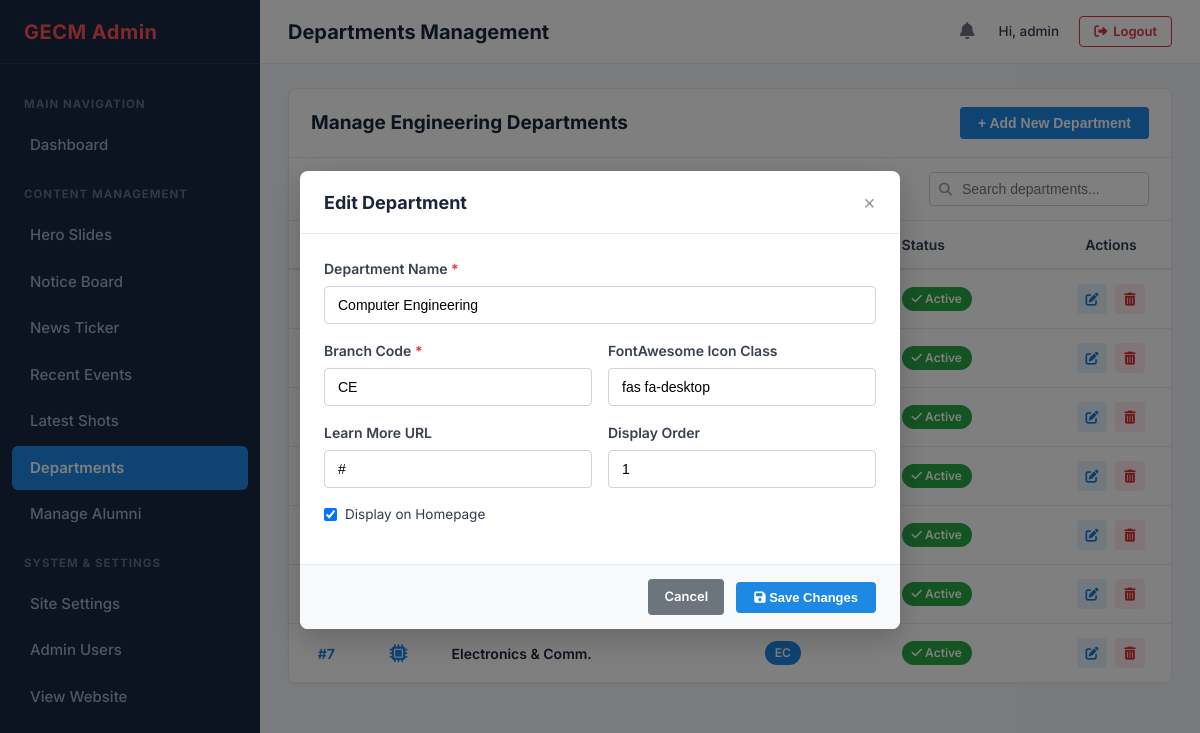
The app's page /admin/departments.php?edit=1 (signed in), older data.
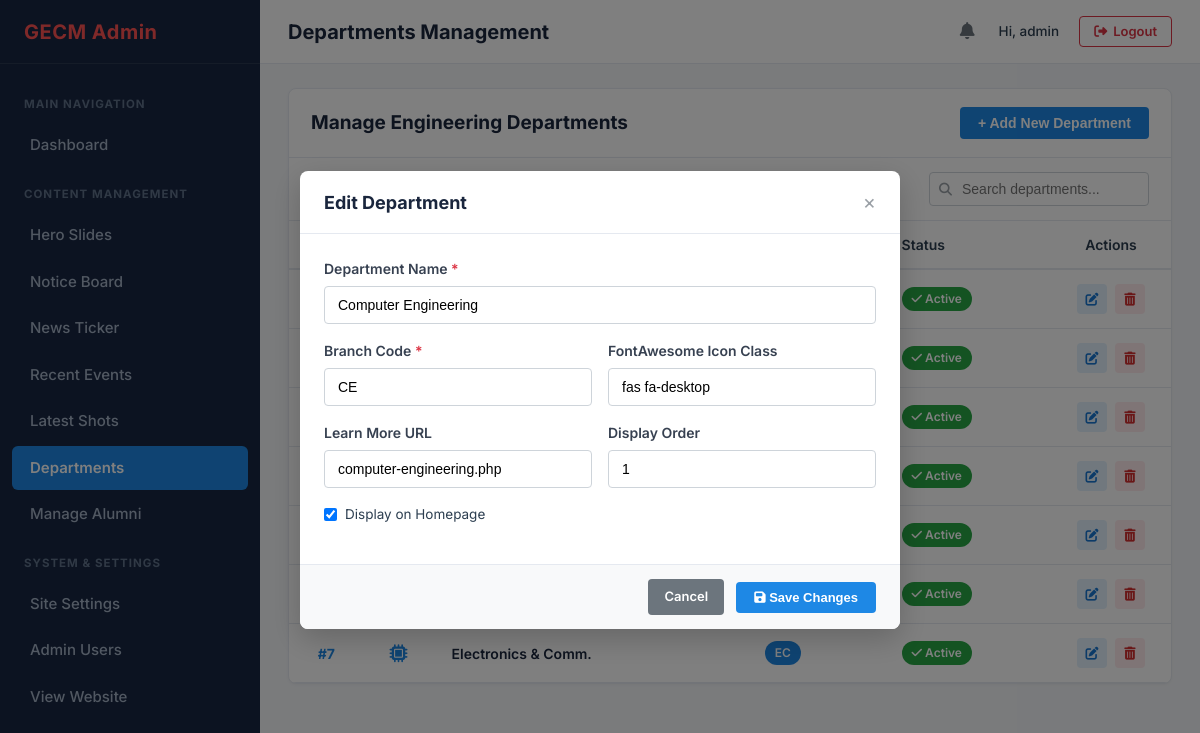
The same page, newer data.
### tables this page shows
CREATE TABLE IF NOT EXISTS `departments` (
    `id` INT AUTO_INCREMENT PRIMARY KEY,
    `name` VARCHAR(150) NOT NULL,
    `code` VARCHAR(20) NOT NULL UNIQUE,
    `icon_class` VARCHAR(100) NOT NULL DEFAULT 'fas fa-graduation-cap',
    `learn_more_url` VARCHAR(255) DEFAULT '#',
    `display_order` INT NOT NULL DEFAULT 0,
    `is_active` TINYINT(1) NOT NULL DEFAULT 1,
    `created_at` TIMESTAMP DEFAULT CURRENT_TIMESTAMP,
    INDEX `idx_dept_active` (`is_active`, `display_order`)
);

### admin/includes/auth.php (called while the page is built, shortened)
<?php
function getLoggedInAdmin() {
    return [
        'id'       => $_SESSION['admin_id'] ?? 1,
        'username' => $_SESSION['admin_username'] ?? 'admin',
        'role'     => $_SESSION['admin_role'] ?? 'super_admin'
    ];
}

### admin/departments.php (the view, shortened to what this page needs)
<?php
require_once __DIR__ . '/includes/auth.php';
$pdo = getDBConnection();
$editItem = null;
if (isset($_GET['edit'])) {
    $id = (int)$_GET['edit'];
    if ($id > 0) {
        $stmt = $pdo->prepare("SELECT * FROM departments WHERE id = ?");
        $stmt->execute([$id]);
        $editItem = $stmt->fetch();
    }
}
$departments = [];
if ($pdo) {
    $stmt = $pdo->query("SELECT * FROM departments ORDER BY display_order ASC, id ASC");
    $departments = $stmt->fetchAll();
}
$current_page = 'departments';
$page_title = 'Departments Management';
require_once __DIR__ . '/includes/header.php';
?>
<div class="admin-card">
    <div class="card-top">
        <div class="card-title-group">
            <h2 class="card-title">Manage Engineering Departments</h2>
        </div>
        <button type="button" class="btn-add-new" onclick="openModal('addDeptModal')">
            + Add New Department
        </button>
    </div>
    <div class="card-actions-row">
        <div class="card-filters" style="margin-left: auto;">
            <div class="search-input-group">
                <i class="fas fa-search"></i>
                <input type="text" class="search-input" placeholder="Search departments..." data-table-search="deptsTable">
            </div>
        </div>
    </div>
    <div class="table-responsive">
        <table class="admin-table" id="deptsTable">
            <thead>
                <tr>
                    <th style="width: 60px;">Order</th>
                    <th style="width: 70px;">Icon</th>
                    <th>Department Name</th>
                    <th>Code</th>
                    <th>Status</th>
                    <th style="width: 120px; text-align: center;">Actions</th>
                </tr>
            </thead>
            <tbody>
                <?php foreach ($departments as $row): ?>
                <tr data-status="<?= $row['is_active'] ? 'active' : 'inactive' ?>">
                    <td style="font-weight: 700; color: #1e88e5; text-align: center;">#<?= $row['display_order'] ?></td>
                    <td style="text-align: center; font-size: 18px; color: #1e88e5;">
                        <i class="<?= htmlspecialchars($row['icon_class']) ?>"></i>
                    </td>
                    <td style="font-weight: 600; color: #1a263d;">
                        <?= htmlspecialchars($row['name']) ?>
                    </td>
                    <td>
                        <span class="badge badge-primary"><?= htmlspecialchars($row['code']) ?></span>
                    </td>
                    <td>
                        <a href="departments.php?toggle=<?= $row['id'] ?>" title="Click to toggle status">
                            <?php if ($row['is_active']): ?>
                                <span class="badge badge-success"><i class="fas fa-check"></i> Active</span>
                            <?php else: ?>
                                <span class="badge badge-secondary"><i class="fas fa-eye-slash"></i> Inactive</span>
                            <?php endif; ?>
                        </a>
                    </td>
                    <td style="text-align: center;">
                        <div class="table-actions" style="justify-content: center;">
                            <a href="departments.php?edit=<?= $row['id'] ?>" class="btn-table-action btn-edit" title="Edit">
                                <i class="fas fa-edit"></i>
                            </a>
                            <a href="departments.php?delete=<?= $row['id'] ?>" class="btn-table-action btn-delete" title="Delete" onclick="return confirm('Delete this department?');">
                                <i class="fas fa-trash-alt"></i>
                            </a>
                        </div>
                    </td>
                </tr>
                <?php endforeach; ?>
            </tbody>
        </table>
    </div>
</div>
<?php if ($editItem): ?>
<div class="modal-overlay active" id="editDeptModal">
    <div class="modal-dialog">
        <div class="modal-header">
            <h3 class="modal-title">Edit Department</h3>
            <a href="departments.php" class="modal-close">&times;</a>
        </div>
        <form method="POST" action="departments.php">
            <div class="modal-body">
                <div class="form-group">
                    <label class="form-label" for="edit_name">Department Name <span class="required">*</span></label>
                    <input type="text" name="name" id="edit_name" class="form-control" value="<?= htmlspecialchars($editItem['name']) ?>" required>
                </div>
                <div class="form-row">
                    <div class="form-group">
                        <label class="form-label" for="edit_code">Branch Code <span class="required">*</span></label>
                        <input type="text" name="code" id="edit_code" class="form-control" value="<?= htmlspecialchars($editItem['code']) ?>" required>
                    </div>
                    <div class="form-group">
                        <label class="form-label" for="edit_icon_class">FontAwesome Icon Class</label>
                        <input type="text" name="icon_class" id="edit_icon_class" class="form-control" value="<?= htmlspecialchars($editItem['icon_class']) ?>" required>
                    </div>
                </div>
                <div class="form-row">
                    <div class="form-group">
                        <label class="form-label" for="edit_learn_more_url">Learn More URL</label>
                        <input type="text" name="learn_more_url" id="edit_learn_more_url" class="form-control" value="<?= htmlspecialchars($editItem['learn_more_url']) ?>">
                    </div>
                    <div class="form-group">
                        <label class="form-label" for="edit_display_order">Display Order</label>
                        <input type="number" name="display_order" id="edit_display_order" class="form-control" value="<?= $editItem['display_order'] ?>" min="1">
                    </div>
                </div>
                <div class="form-group">
                    <label class="form-check">
                        <input type="checkbox" name="is_active" value="1" <?= $editItem['is_active'] ? 'checked' : '' ?>>
                        <span>Display on Homepage</span>
                    </label>
                </div>
            </div>
            <div class="modal-footer">
                <a href="departments.php" class="btn-secondary">Cancel</a>
                <button type="submit" class="btn-primary"><i class="fas fa-save"></i> Save Changes</button>
            </div>
        </form>
    </div>
</div>
<?php endif; ?>
<?php require_once __DIR__ . '/includes/footer.php'; ?>

### admin/includes/header.php (shortened to what this page needs)
<?php
require_once __DIR__ . '/auth.php';
$admin = getLoggedInAdmin();
$current_page = $current_page ?? 'dashboard';
$page_title = $page_title ?? 'Dashboard Overview';
?>
<!DOCTYPE html>
<html lang="en">
<head>
    <link rel="stylesheet" href="https://cdnjs.cloudflare.com/ajax/libs/font-awesome/6.5.1/css/all.min.css">
    <link rel="stylesheet" href="css/admin.css">
</head>
<body>
    <div class="admin-layout">
        <aside class="admin-sidebar" id="adminSidebar">
            <div class="sidebar-header">
                <a href="dashboard.php" class="sidebar-brand">
                    GECM Admin
                </a>
            </div>
            <ul class="sidebar-menu">
                <li class="menu-category">Main Navigation</li>
                <li class="menu-item <?= ($current_page === 'dashboard') ? 'active' : '' ?>">
                    <a href="dashboard.php" class="menu-link">
                        <span>Dashboard</span>
                    </a>
                </li>
                <li class="menu-category">Content Management</li>
                <li class="menu-item <?= ($current_page === 'hero') ? 'active' : '' ?>">
                    <a href="hero.php" class="menu-link">
                        <span>Hero Slides</span>
                    </a>
                </li>
                <li class="menu-item <?= ($current_page === 'notices') ? 'active' : '' ?>">
                    <a href="notices.php" class="menu-link">
                        <span>Notice Board</span>
                    </a>
                </li>
                <li class="menu-item <?= ($current_page === 'ticker') ? 'active' : '' ?>">
                    <a href="ticker.php" class="menu-link">
                        <span>News Ticker</span>
                    </a>
                </li>
                <li class="menu-item <?= ($current_page === 'events') ? 'active' : '' ?>">
                    <a href="events.php" class="menu-link">
                        <span>Recent Events</span>
                    </a>
                </li>
                <li class="menu-item <?= ($current_page === 'shots') ? 'active' : '' ?>">
                    <a href="shots.php" class="menu-link">
                        <span>Latest Shots</span>
                    </a>
                </li>
                <li class="menu-item <?= ($current_page === 'departments') ? 'active' : '' ?>">
                    <a href="departments.php" class="menu-link">
                        <span>Departments</span>
                    </a>
                </li>
                <li class="menu-item <?= ($current_page === 'alumni') ? 'active' : '' ?>">
                    <a href="alumni.php" class="menu-link">
                        <span>Manage Alumni</span>
                    </a>
                </li>
                <li class="menu-category">System & Settings</li>
                <li class="menu-item <?= ($current_page === 'settings') ? 'active' : '' ?>">
                    <a href="settings.php" class="menu-link">
                        <span>Site Settings</span>
                    </a>
                </li>
                <li class="menu-item <?= ($current_page === 'admins') ? 'active' : '' ?>">
                    <a href="admins.php" class="menu-link">
                        <span>Admin Users</span>
                    </a>
                </li>
                <li class="menu-item">
                    <a href="../index.php" target="_blank" class="menu-link">
                        <span>View Website</span>
                    </a>
                </li>
            </ul>
        </aside>
        <div class="admin-main">
            <header class="admin-topbar">
                <div class="topbar-left">
                    <h1 class="page-title"><?= htmlspecialchars($page_title) ?></h1>
                </div>
                <div class="topbar-right">
                    <div class="topbar-bell" title="Notifications">
                        <i class="fas fa-bell"></i>
                    </div>
                    <div class="topbar-user">
                        Hi, <?= htmlspecialchars($admin['username']) ?>
                    </div>
                    <a href="logout.php" class="btn-logout">
                        <i class="fas fa-sign-out-alt"></i> Logout
                    </a>
                </div>
            </header>
            <main class="admin-content">

### admin/includes/footer.php (shortened to what this page needs)
        </main>
    </div>
</div>
</body>
</html>

Row changes from the older to the newer data that the page shows:
changed departments "Computer Engineering": learn_more_url "#" → "computer-engineering.php"
